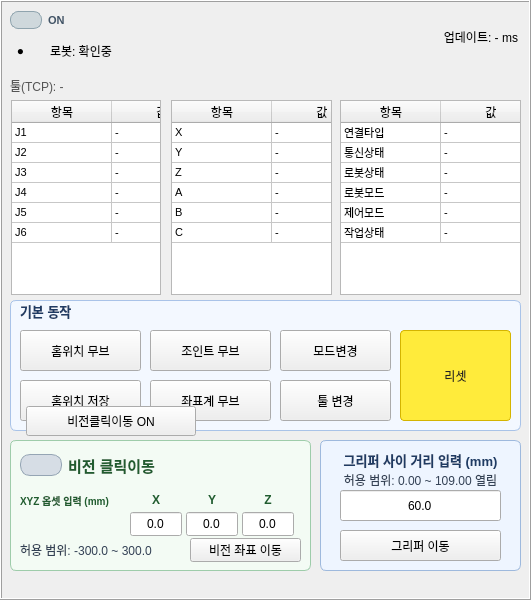
   <widget class="QFrame" name="frame_2">
   <property name="geometry">
    <rect>
      <x>553</x>
      <y>12</y>
      <width>531</width>
      <height>600</height>
    </rect>
   </property>
    <property name="styleSheet">
     <string notr="true">QFrame#frame_2 { background: #ffffff; border: 1px solid #000000; border-radius: 6px; }</string>
    </property>
    <property name="frameShape">
     <enum>QFrame::Box</enum>
    </property>
    <property name="frameShadow">
     <enum>QFrame::Raised</enum>
    </property>
    <widget class="QLabel" name="c_value">
     <property name="geometry">
      <rect>
       <x>250</x>
       <y>205</y>
       <width>140</width>
       <height>20</height>
      </rect>
     </property>
     <property name="text">
      <string>-</string>
     </property>
    </widget>
    <widget class="QLabel" name="j5_value">
     <property name="geometry">
      <rect>
       <x>65</x>
       <y>180</y>
       <width>120</width>
       <height>20</height>
      </rect>
     </property>
     <property name="text">
      <string>-</string>
     </property>
    </widget>
    <widget class="QLabel" name="a_label">
     <property name="geometry">
      <rect>
       <x>224</x>
       <y>155</y>
       <width>20</width>
       <height>20</height>
      </rect>
     </property>
     <property name="text">
      <string>A</string>
     </property>
    </widget>
    <widget class="QLabel" name="a_value">
     <property name="geometry">
      <rect>
       <x>250</x>
       <y>155</y>
       <width>140</width>
       <height>20</height>
      </rect>
     </property>
     <property name="text">
      <string>-</string>
     </property>
    </widget>
    <widget class="QLabel" name="y_label">
     <property name="geometry">
      <rect>
       <x>224</x>
       <y>105</y>
       <width>20</width>
       <height>20</height>
      </rect>
     </property>
     <property name="text">
      <string>Y</string>
     </property>
    </widget>
    <widget class="QLabel" name="j3_label">
     <property name="geometry">
      <rect>
       <x>25</x>
       <y>130</y>
       <width>30</width>
       <height>20</height>
      </rect>
     </property>
     <property name="text">
      <string>J3</string>
     </property>
    </widget>
    <widget class="QLabel" name="y_value">
     <property name="geometry">
      <rect>
       <x>250</x>
       <y>105</y>
       <width>140</width>
       <height>20</height>
      </rect>
     </property>
     <property name="text">
      <string>-</string>
     </property>
    </widget>
    <widget class="QLabel" name="j2_label">
     <property name="geometry">
      <rect>
       <x>25</x>
       <y>105</y>
       <width>30</width>
       <height>20</height>
      </rect>
     </property>
     <property name="text">
      <string>J2</string>
     </property>
    </widget>
    <widget class="QLabel" name="j2_value">
     <property name="geometry">
      <rect>
       <x>65</x>
       <y>105</y>
       <width>120</width>
       <height>20</height>
      </rect>
     </property>
     <property name="text">
      <string>-</string>
     </property>
    </widget>
    <widget class="QLabel" name="j4_label">
     <property name="geometry">
      <rect>
       <x>25</x>
       <y>155</y>
       <width>30</width>
       <height>20</height>
      </rect>
     </property>
     <property name="text">
      <string>J4</string>
     </property>
    </widget>
    <widget class="QTableWidget" name="joint_table">
     <property name="geometry">
      <rect>
       <x>11</x>
       <y>100</y>
       <width>150</width>
       <height>195</height>
      </rect>
     </property>
     <property name="font">
      <font>
       <pointsize>8</pointsize>
      </font>
     </property>
     <property name="verticalScrollBarPolicy">
      <enum>Qt::ScrollBarAlwaysOff</enum>
     </property>
     <property name="horizontalScrollBarPolicy">
      <enum>Qt::ScrollBarAlwaysOff</enum>
     </property>
     <property name="editTriggers">
      <set>QAbstractItemView::NoEditTriggers</set>
     </property>
     <property name="selectionMode">
      <enum>QAbstractItemView::NoSelection</enum>
     </property>
     <property name="wordWrap">
      <bool>false</bool>
     </property>
     <property name="rowCount">
      <number>6</number>
     </property>
     <property name="columnCount">
      <number>2</number>
     </property>
     <attribute name="horizontalHeaderMinimumSectionSize">
      <number>20</number>
     </attribute>
     <attribute name="horizontalHeaderStretchLastSection">
      <bool>true</bool>
     </attribute>
     <attribute name="verticalHeaderVisible">
      <bool>false</bool>
     </attribute>
     <attribute name="verticalHeaderDefaultSectionSize">
      <number>20</number>
     </attribute>
     <row/>
     <row/>
     <row/>
     <row/>
     <row/>
     <row/>
     <column>
      <property name="text">
       <string>항목</string>
      </property>
     </column>
     <column>
      <property name="text">
       <string>값</string>
      </property>
     </column>
     <item row="0" column="0">
      <property name="text">
       <string>J1</string>
      </property>
     </item>
     <item row="0" column="1">
      <property name="text">
       <string>-</string>
      </property>
     </item>
     <item row="1" column="0">
      <property name="text">
       <string>J2</string>
      </property>
     </item>
     <item row="1" column="1">
      <property name="text">
       <string>-</string>
      </property>
     </item>
     <item row="2" column="0">
      <property name="text">
       <string>J3</string>
      </property>
     </item>
     <item row="2" column="1">
      <property name="text">
       <string>-</string>
      </property>
     </item>
     <item row="3" column="0">
      <property name="text">
       <string>J4</string>
      </property>
     </item>
     <item row="3" column="1">
      <property name="text">
       <string>-</string>
      </property>
     </item>
     <item row="4" column="0">
      <property name="text">
       <string>J5</string>
      </property>
     </item>
     <item row="4" column="1">
      <property name="text">
       <string>-</string>
      </property>
     </item>
     <item row="5" column="0">
      <property name="text">
       <string>J6</string>
      </property>
     </item>
     <item row="5" column="1">
      <property name="text">
       <string>-</string>
      </property>
     </item>
    </widget>
    <widget class="QTableWidget" name="cart_table">
     <property name="geometry">
      <rect>
       <x>171</x>
       <y>100</y>
       <width>161</width>
       <height>195</height>
      </rect>
     </property>
     <property name="font">
      <font>
       <pointsize>8</pointsize>
      </font>
     </property>
     <property name="verticalScrollBarPolicy">
      <enum>Qt::ScrollBarAlwaysOff</enum>
     </property>
     <property name="horizontalScrollBarPolicy">
      <enum>Qt::ScrollBarAlwaysOff</enum>
     </property>
     <property name="editTriggers">
      <set>QAbstractItemView::NoEditTriggers</set>
     </property>
     <property name="selectionMode">
      <enum>QAbstractItemView::NoSelection</enum>
     </property>
     <property name="wordWrap">
      <bool>false</bool>
     </property>
     <property name="rowCount">
      <number>6</number>
     </property>
     <property name="columnCount">
      <number>2</number>
     </property>
     <attribute name="horizontalHeaderMinimumSectionSize">
      <number>20</number>
     </attribute>
     <attribute name="horizontalHeaderStretchLastSection">
      <bool>true</bool>
     </attribute>
     <attribute name="verticalHeaderVisible">
      <bool>false</bool>
     </attribute>
     <attribute name="verticalHeaderDefaultSectionSize">
      <number>20</number>
     </attribute>
     <row/>
     <row/>
     <row/>
     <row/>
     <row/>
     <row/>
     <column>
      <property name="text">
       <string>항목</string>
      </property>
     </column>
     <column>
      <property name="text">
       <string>값</string>
      </property>
     </column>
     <item row="0" column="0">
      <property name="text">
       <string>X</string>
      </property>
     </item>
     <item row="0" column="1">
      <property name="text">
       <string>-</string>
      </property>
     </item>
     <item row="1" column="0">
      <property name="text">
       <string>Y</string>
      </property>
     </item>
     <item row="1" column="1">
      <property name="text">
       <string>-</string>
      </property>
     </item>
     <item row="2" column="0">
      <property name="text">
       <string>Z</string>
      </property>
     </item>
     <item row="2" column="1">
      <property name="text">
       <string>-</string>
      </property>
     </item>
     <item row="3" column="0">
      <property name="text">
       <string>A</string>
      </property>
     </item>
     <item row="3" column="1">
      <property name="text">
       <string>-</string>
      </property>
     </item>
     <item row="4" column="0">
      <property name="text">
       <string>B</string>
      </property>
     </item>
     <item row="4" column="1">
      <property name="text">
       <string>-</string>
      </property>
     </item>
     <item row="5" column="0">
      <property name="text">
       <string>C</string>
      </property>
     </item>
     <item row="5" column="1">
      <property name="text">
       <string>-</string>
      </property>
     </item>
    </widget>
    <widget class="QTableWidget" name="robot_state_table">
     <property name="geometry">
      <rect>
       <x>340</x>
       <y>100</y>
       <width>181</width>
       <height>195</height>
      </rect>
     </property>
     <property name="font">
      <font>
       <pointsize>8</pointsize>
      </font>
     </property>
     <property name="verticalScrollBarPolicy">
      <enum>Qt::ScrollBarAlwaysOff</enum>
     </property>
     <property name="horizontalScrollBarPolicy">
      <enum>Qt::ScrollBarAlwaysOff</enum>
     </property>
     <property name="editTriggers">
      <set>QAbstractItemView::NoEditTriggers</set>
     </property>
     <property name="selectionMode">
      <enum>QAbstractItemView::NoSelection</enum>
     </property>
     <property name="wordWrap">
      <bool>false</bool>
     </property>
     <property name="rowCount">
      <number>6</number>
     </property>
     <property name="columnCount">
      <number>2</number>
     </property>
     <attribute name="horizontalHeaderMinimumSectionSize">
      <number>20</number>
     </attribute>
     <attribute name="horizontalHeaderStretchLastSection">
      <bool>true</bool>
     </attribute>
     <attribute name="verticalHeaderVisible">
      <bool>false</bool>
     </attribute>
     <attribute name="verticalHeaderDefaultSectionSize">
      <number>20</number>
     </attribute>
     <row/>
     <row/>
     <row/>
     <row/>
     <row/>
     <row/>
     <column>
      <property name="text">
       <string>항목</string>
      </property>
     </column>
     <column>
      <property name="text">
       <string>값</string>
      </property>
     </column>
     <item row="0" column="0">
      <property name="text">
       <string>연결타입</string>
      </property>
     </item>
     <item row="0" column="1">
      <property name="text">
       <string>-</string>
      </property>
     </item>
     <item row="1" column="0">
      <property name="text">
       <string>통신상태</string>
      </property>
     </item>
     <item row="1" column="1">
      <property name="text">
       <string>-</string>
      </property>
     </item>
     <item row="2" column="0">
      <property name="text">
       <string>로봇상태</string>
      </property>
     </item>
     <item row="2" column="1">
      <property name="text">
       <string>-</string>
      </property>
     </item>
     <item row="3" column="0">
      <property name="text">
       <string>로봇모드</string>
      </property>
     </item>
     <item row="3" column="1">
      <property name="text">
       <string>-</string>
      </property>
     </item>
     <item row="4" column="0">
      <property name="text">
       <string>제어모드</string>
      </property>
     </item>
     <item row="4" column="1">
      <property name="text">
       <string>-</string>
      </property>
     </item>
     <item row="5" column="0">
      <property name="text">
       <string>작업상태</string>
      </property>
     </item>
     <item row="5" column="1">
      <property name="text">
       <string>-</string>
      </property>
     </item>
    </widget>
    <widget class="QLabel" name="robot_cycle_label">
     <property name="geometry">
      <rect>
       <x>340</x>
       <y>30</y>
       <width>178</width>
       <height>14</height>
      </rect>
     </property>
     <property name="text">
      <string>업데이트: - ms</string>
     </property>
     <property name="alignment">
      <set>Qt::AlignRight|Qt::AlignTrailing|Qt::AlignVCenter</set>
     </property>
    </widget>
    <widget class="QFrame" name="motion_group_box">
     <property name="geometry">
      <rect>
       <x>10</x>
       <y>300</y>
       <width>511</width>
       <height>131</height>
      </rect>
     </property>
     <property name="styleSheet">
      <string notr="true">QFrame#motion_group_box { background: #f3f8ff; border: 1px solid #a9c3e8; border-radius: 6px; }</string>
     </property>
     <widget class="QLabel" name="motion_group_title">
      <property name="geometry">
       <rect>
        <x>10</x>
        <y>0</y>
        <width>120</width>
        <height>21</height>
       </rect>
      </property>
      <property name="styleSheet">
       <string notr="true">color: #1f3b63; font-size: 9.5pt; font-weight: 700;</string>
      </property>
      <property name="text">
       <string>기본 동작</string>
      </property>
     </widget>
     <widget class="QPushButton" name="home_button">
      <property name="geometry">
       <rect>
        <x>10</x>
        <y>30</y>
        <width>121</width>
        <height>41</height>
       </rect>
      </property>
      <property name="text">
       <string>홈위치 무브</string>
      </property>
     </widget>
     <widget class="QPushButton" name="pushButton">
      <property name="geometry">
       <rect>
        <x>140</x>
        <y>80</y>
        <width>121</width>
        <height>41</height>
       </rect>
      </property>
      <property name="text">
       <string>좌표계 무브</string>
      </property>
     </widget>
     <widget class="QPushButton" name="reset_button">
      <property name="geometry">
       <rect>
        <x>390</x>
        <y>30</y>
        <width>111</width>
        <height>91</height>
       </rect>
      </property>
      <property name="styleSheet">
       <string notr="true">QPushButton {
    background-color: #ffeb3b;
    color: #222222;
    border: 1px solid #d4b400;
    border-radius: 4px;
    padding: 4px 10px;
}
QPushButton:hover {
    background-color: #fff176;
}
QPushButton:pressed {
    background-color: #fbc02d;
    border: 1px solid #b28704;
}
QPushButton:disabled {
    background-color: #eceff1;
    color: #9e9e9e;
    border: 1px solid #cfd8dc;
}</string>
      </property>
      <property name="text">
       <string>리셋</string>
      </property>
     </widget>
     <widget class="QPushButton" name="print_pos_button">
      <property name="geometry">
       <rect>
        <x>140</x>
        <y>30</y>
        <width>121</width>
        <height>41</height>
       </rect>
      </property>
      <property name="text">
       <string>조인트 무브</string>
      </property>
     </widget>
     <widget class="QPushButton" name="print_pos_button_2">
      <property name="geometry">
       <rect>
        <x>270</x>
        <y>30</y>
        <width>111</width>
        <height>41</height>
       </rect>
      </property>
      <property name="text">
       <string>모드변경</string>
      </property>
     </widget>
     <widget class="QPushButton" name="home_button_2">
      <property name="geometry">
       <rect>
        <x>10</x>
        <y>80</y>
        <width>121</width>
        <height>41</height>
       </rect>
      </property>
      <property name="text">
       <string>홈위치 저장</string>
      </property>
     </widget>
     <widget class="QPushButton" name="tool_change_button">
      <property name="geometry">
       <rect>
        <x>270</x>
        <y>80</y>
        <width>111</width>
        <height>41</height>
       </rect>
      </property>
      <property name="text">
       <string>툴 변경</string>
      </property>
     </widget>
    </widget>
    <widget class="QFrame" name="gripper_manual_box">
     <property name="geometry">
      <rect>
       <x>320</x>
       <y>440</y>
       <width>201</width>
       <height>131</height>
      </rect>
     </property>
     <property name="styleSheet">
      <string notr="true">QFrame#gripper_manual_box { background: #eef5ff; border: 1px solid #9eb9dd; border-radius: 6px; }</string>
     </property>
     <property name="frameShape">
      <enum>QFrame::Box</enum>
     </property>
     <property name="frameShadow">
      <enum>QFrame::Plain</enum>
     </property>
     <widget class="QPushButton" name="gripper_move_button">
      <property name="geometry">
       <rect>
        <x>20</x>
        <y>90</y>
        <width>161</width>
        <height>31</height>
       </rect>
      </property>
      <property name="text">
       <string>그리퍼 이동</string>
      </property>
     </widget>
     <widget class="QLineEdit" name="gripper_stroke_input">
      <property name="geometry">
       <rect>
        <x>20</x>
        <y>50</y>
        <width>161</width>
        <height>31</height>
       </rect>
      </property>
      <property name="toolTip">
       <string>그리퍼 사이 거리 입력값 (mm)
허용 범위: 0.00 ~ 109.00</string>
      </property>
      <property name="text">
       <string>60.0</string>
      </property>
      <property name="maxLength">
       <number>6</number>
      </property>
      <property name="alignment">
       <set>Qt::AlignCenter</set>
      </property>
      <property name="placeholderText">
       <string>예: 35.5 (mm)</string>
      </property>
     </widget>
     <widget class="QLabel" name="gripper_range_value_label">
      <property name="geometry">
       <rect>
        <x>10</x>
        <y>30</y>
        <width>181</width>
        <height>20</height>
       </rect>
      </property>
      <property name="styleSheet">
       <string notr="true">color: #334155; font-size: 8.8pt;</string>
      </property>
      <property name="text">
       <string>허용 범위: 0.00 ~ 109.00 열림</string>
      </property>
      <property name="alignment">
       <set>Qt::AlignCenter</set>
      </property>
     </widget>
     <widget class="QLabel" name="gripper_range_title_label">
      <property name="geometry">
       <rect>
        <x>10</x>
        <y>10</y>
        <width>181</width>
        <height>20</height>
       </rect>
      </property>
      <property name="styleSheet">
       <string notr="true">color: #1f3b63; font-size: 9.5pt; font-weight: 700;</string>
      </property>
      <property name="text">
       <string>그리퍼 사이 거리 입력 (mm)</string>
      </property>
      <property name="alignment">
       <set>Qt::AlignCenter</set>
      </property>
     </widget>
    </widget>
    <widget class="QFrame" name="vision_group_box">
     <property name="geometry">
      <rect>
       <x>10</x>
       <y>440</y>
       <width>301</width>
       <height>131</height>
      </rect>
     </property>
     <property name="styleSheet">
      <string notr="true">QFrame#vision_group_box { background: #f3fbf4; border: 1px solid #9eccaa; border-radius: 6px; }</string>
     </property>
     <widget class="QCheckBox" name="vision_dialog_toggle_switch">
      <property name="geometry">
       <rect>
        <x>10</x>
        <y>0</y>
        <width>170</width>
        <height>51</height>
       </rect>
      </property>
      <property name="font">
       <font>
        <pointsize>11</pointsize>
        <weight>88</weight>
        <bold>true</bold>
       </font>
      </property>
      <property name="styleSheet">
       <string notr="true">QCheckBox#vision_dialog_toggle_switch {color: #205c2f; font-size: 11.0pt; font-weight: 700;}QCheckBox#vision_dialog_toggle_switch::indicator { width: 40px; height: 20px; border-radius: 10px; border: 1px solid #95a5b4; background: #d6dde5; }QCheckBox#vision_dialog_toggle_switch::indicator:checked { background: #2e7d32; border: 1px solid #2e7d32; }</string>
      </property>
      <property name="text">
       <string>비전 클릭이동</string>
      </property>
     </widget>
     <widget class="QLabel" name="vision_x_axis_label">
      <property name="geometry">
       <rect>
        <x>120</x>
        <y>50</y>
        <width>52</width>
        <height>20</height>
       </rect>
      </property>
      <property name="styleSheet">
       <string notr="true">color: #205c2f; font-size: 9pt; font-weight: 700;</string>
      </property>
      <property name="text">
       <string>X</string>
      </property>
      <property name="alignment">
       <set>Qt::AlignCenter</set>
      </property>
     </widget>
     <widget class="QLabel" name="vision_y_axis_label">
      <property name="geometry">
       <rect>
        <x>176</x>
        <y>50</y>
        <width>52</width>
        <height>20</height>
       </rect>
      </property>
      <property name="styleSheet">
       <string notr="true">color: #205c2f; font-size: 9pt; font-weight: 700;</string>
      </property>
      <property name="text">
       <string>Y</string>
      </property>
      <property name="alignment">
       <set>Qt::AlignCenter</set>
      </property>
     </widget>
     <widget class="QLabel" name="vision_z_axis_label">
      <property name="geometry">
       <rect>
        <x>232</x>
        <y>50</y>
        <width>52</width>
        <height>20</height>
       </rect>
      </property>
      <property name="styleSheet">
       <string notr="true">color: #205c2f; font-size: 9pt; font-weight: 700;</string>
      </property>
      <property name="text">
       <string>Z</string>
      </property>
      <property name="alignment">
       <set>Qt::AlignCenter</set>
      </property>
     </widget>
     <widget class="QLineEdit" name="vision_x_margin_input">
      <property name="geometry">
       <rect>
        <x>120</x>
        <y>72</y>
        <width>52</width>
        <height>24</height>
       </rect>
      </property>
      <property name="toolTip">
       <string>비전 좌표 이동 시 적용할 X 옵셋 (mm)</string>
      </property>
      <property name="text">
       <string>0.0</string>
      </property>
      <property name="maxLength">
       <number>7</number>
      </property>
      <property name="alignment">
       <set>Qt::AlignCenter</set>
      </property>
      <property name="placeholderText">
       <string>X(mm)</string>
      </property>
     </widget>
     <widget class="QLineEdit" name="vision_y_margin_input">
      <property name="geometry">
       <rect>
        <x>176</x>
        <y>72</y>
        <width>52</width>
        <height>24</height>
       </rect>
      </property>
      <property name="toolTip">
       <string>비전 좌표 이동 시 적용할 Y 옵셋 (mm)</string>
      </property>
      <property name="text">
       <string>0.0</string>
      </property>
      <property name="maxLength">
       <number>7</number>
      </property>
      <property name="alignment">
       <set>Qt::AlignCenter</set>
      </property>
      <property name="placeholderText">
       <string>Y(mm)</string>
      </property>
     </widget>
     <widget class="QLineEdit" name="vision_z_margin_input">
      <property name="geometry">
       <rect>
        <x>232</x>
        <y>72</y>
        <width>52</width>
        <height>24</height>
       </rect>
      </property>
      <property name="toolTip">
       <string>비전 좌표 이동 시 적용할 Z 옵셋 (mm)</string>
      </property>
      <property name="text">
       <string>0.0</string>
      </property>
      <property name="maxLength">
       <number>7</number>
      </property>
      <property name="alignment">
       <set>Qt::AlignCenter</set>
      </property>
      <property name="placeholderText">
       <string>Z(mm)</string>
      </property>
     </widget>
     <widget class="QPushButton" name="vision_move_button">
      <property name="geometry">
       <rect>
        <x>180</x>
        <y>98</y>
        <width>111</width>
        <height>24</height>
       </rect>
      </property>
      <property name="text">
       <string>비전 좌표 이동</string>
      </property>
     </widget>
     <widget class="QLabel" name="vision_z_range_label">
      <property name="geometry">
       <rect>
        <x>10</x>
        <y>102</y>
        <width>161</width>
        <height>16</height>
       </rect>
      </property>
      <property name="styleSheet">
       <string notr="true">color: #334155; font-size: 8.8pt;</string>
      </property>
      <property name="text">
       <string>허용 범위: -300.0 ~ 300.0</string>
      </property>
     </widget>
     <widget class="QLabel" name="vision_z_title_label">
      <property name="geometry">
       <rect>
        <x>10</x>
        <y>50</y>
        <width>111</width>
        <height>20</height>
       </rect>
      </property>
      <property name="styleSheet">
       <string notr="true">color: #205c2f; font-size: 7.5pt; font-weight: 700;</string>
      </property>
      <property name="text">
       <string>XYZ 옵셋 입력 (mm)</string>
      </property>
     </widget>
    </widget>
    <widget class="QPushButton" name="vision_dialog_toggle_button">
     <property name="geometry">
      <rect>
       <x>26</x>
       <y>406</y>
       <width>170</width>
       <height>30</height>
      </rect>
     </property>
     <property name="visible">
      <bool>false</bool>
     </property>
     <property name="text">
      <string>비전클릭이동 ON</string>
     </property>
    </widget>
    <widget class="QLabel" name="top_status_robot_text">
     <property name="geometry">
      <rect>
       <x>50</x>
       <y>30</y>
       <width>381</width>
       <height>41</height>
      </rect>
     </property>
     <property name="text">
      <string>로봇: 확인중</string>
     </property>
     <property name="alignment">
      <set>Qt::AlignLeading|Qt::AlignLeft|Qt::AlignVCenter</set>
     </property>
    </widget>
    <widget class="QLabel" name="top_status_robot_dot">
     <property name="geometry">
      <rect>
       <x>0</x>
       <y>30</y>
       <width>41</width>
       <height>41</height>
      </rect>
     </property>
     <property name="text">
      <string>●</string>
     </property>
     <property name="alignment">
      <set>Qt::AlignCenter</set>
     </property>
    </widget>
    <widget class="QCheckBox" name="top_status_robot_toggle">
     <property name="geometry">
      <rect>
       <x>10</x>
       <y>10</y>
       <width>71</width>
       <height>20</height>
      </rect>
     </property>
     <property name="styleSheet">
      <string notr="true">QCheckBox { font-size: 8pt; font-weight: 700; color: #425466; }QCheckBox::indicator { width: 30px; height: 16px; border-radius: 8px; border: 1px solid #90a4ae; background: #cfd8dc; }QCheckBox::indicator:checked { background: #66bb6a; border: 1px solid #388e3c; }QCheckBox::indicator:unchecked { background: #cfd8dc; border: 1px solid #90a4ae; }</string>
     </property>
     <property name="text">
      <string>ON</string>
     </property>
    </widget>
    <widget class="QLabel" name="current_tool_label">
     <property name="geometry">
      <rect>
       <x>10</x>
       <y>70</y>
       <width>321</width>
       <height>31</height>
      </rect>
     </property>
     <property name="styleSheet">
      <string notr="true">color: #555555;</string>
     </property>
     <property name="text">
      <string>툴(TCP): -</string>
     </property>
     <property name="alignment">
      <set>Qt::AlignLeading|Qt::AlignLeft|Qt::AlignVCenter</set>
     </property>
    </widget>
   </widget>
